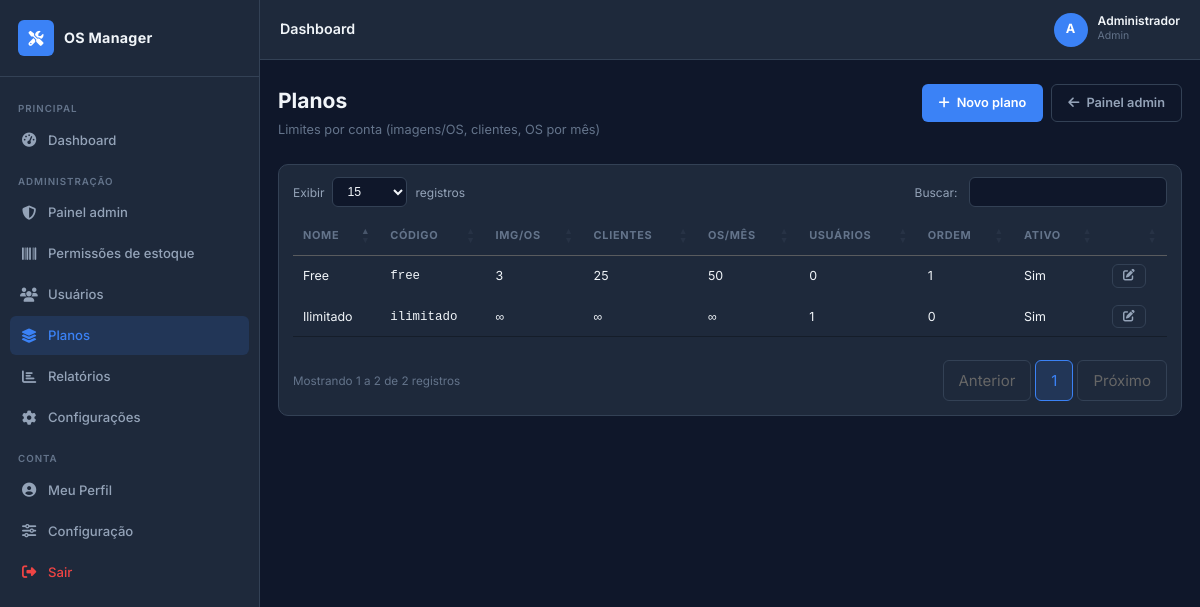
Page /admin/planos (signed in) on the committed database.
### tables this page shows
CREATE TABLE IF NOT EXISTS `nav_menu_itens` (
    `id`                    INT UNSIGNED NOT NULL AUTO_INCREMENT,
    `section_code`          VARCHAR(32)  NOT NULL,
    `label`                 VARCHAR(120) NOT NULL,
    `icon_class`            VARCHAR(80)  NULL DEFAULT NULL,
    `url_path`              VARCHAR(255) NOT NULL,
    `sort_order`            INT          NOT NULL DEFAULT 0,
    `ativo`                 TINYINT(1)   NOT NULL DEFAULT 1,
    `requer_estoque_ativo`  TINYINT(1)   NOT NULL DEFAULT 0,
    `item_class`            VARCHAR(160) NULL DEFAULT NULL,
    `active_rule`           VARCHAR(40)  NULL DEFAULT NULL,
    PRIMARY KEY (`id`),
    KEY `idx_nav_section` (`section_code`, `sort_order`)
);

CREATE TABLE IF NOT EXISTS `usuarios` (
    `id`                  INT UNSIGNED    NOT NULL AUTO_INCREMENT,
    `nome`                VARCHAR(150)    NOT NULL,
    `email`               VARCHAR(200)    NOT NULL,
    `senha`               VARCHAR(255)    NOT NULL,
    `perfil`              ENUM('admin','tecnico','cliente') NOT NULL DEFAULT 'cliente',
    `admin`               TINYINT(1)      NOT NULL DEFAULT 0,
    `plano_id`            INT UNSIGNED    NOT NULL DEFAULT 1,
    `max_imagens_por_os_override` INT UNSIGNED NULL DEFAULT NULL,
    `max_clientes_override`       INT UNSIGNED NULL DEFAULT NULL,
    `max_os_mes_override`         INT UNSIGNED NULL DEFAULT NULL,
    `ativo`               TINYINT(1)      NOT NULL DEFAULT 1,
    `avatar`              VARCHAR(255)    NULL,
    `telefone`            VARCHAR(20)     NULL,
    `telegram_chat_id`    VARCHAR(50)     NULL,
    `telegram_ativo`      TINYINT(1)      NOT NULL DEFAULT 0,
    `telegram_token`      VARCHAR(64)     NULL COMMENT 'Token para vinculação via /start',
    `estoque_ativo`       TINYINT(1)      NOT NULL DEFAULT 0,
    `estoque_limite_itens` INT UNSIGNED   NULL DEFAULT NULL COMMENT 'NULL = ilimitado tipos de item',
    `token`               VARCHAR(100)    NULL,
    `token_expira`        DATETIME        NULL,
    `ultimo_acesso`       DATETIME        NULL,
    `created_at`          DATETIME        NOT NULL DEFAULT CURRENT_TIMESTAMP,
    `updated_at`          DATETIME        NOT NULL DEFAULT CURRENT_TIMESTAMP ON UPDATE CURRENT_TIMESTAMP,
    PRIMARY KEY (`id`),
    UNIQUE KEY `uk_email` (`email`),
    KEY `idx_perfil` (`perfil`),
    KEY `idx_ativo` (`ativo`),
    KEY `idx_usuario_plano` (`plano_id`),
    CONSTRAINT `fk_usuario_plano` FOREIGN KEY (`plano_id`) REFERENCES `planos` (`id`)
);

CREATE TABLE IF NOT EXISTS `planos` (
    `id`                   INT UNSIGNED NOT NULL AUTO_INCREMENT,
    `codigo`               VARCHAR(32)  NOT NULL COMMENT 'free, ilimitado, etc.',
    `nome`                 VARCHAR(100) NOT NULL,
    `max_imagens_por_os`   INT UNSIGNED NULL COMMENT 'NULL = ilimitado no plano (teto global no app)',
    `max_clientes`         INT UNSIGNED NULL COMMENT 'NULL = ilimitado',
    `max_os_mes`           INT UNSIGNED NULL COMMENT 'NULL = ilimitado',
    `ativo`                TINYINT(1)   NOT NULL DEFAULT 1,
    `ordem`                INT          NOT NULL DEFAULT 0,
    `created_at`           DATETIME     NOT NULL DEFAULT CURRENT_TIMESTAMP,
    `updated_at`           DATETIME     NOT NULL DEFAULT CURRENT_TIMESTAMP ON UPDATE CURRENT_TIMESTAMP,
    PRIMARY KEY (`id`),
    UNIQUE KEY `uk_plano_codigo` (`codigo`),
    KEY `idx_plano_ativo` (`ativo`)
);

### @views/admin/planos_index.php (the view, shortened to what the rows shown need)
<div class="page-header">
    <div>
        <h1 class="page-title">Planos</h1>
        <p class="page-subtitle">Limites por conta (imagens/OS, clientes, OS por mês)</p>
    </div>
    <div class="page-header-actions">
        <a href="<?= BASE_URL ?>/admin/planos/criar" class="btn btn-primary">
            <i class="fas fa-plus"></i> Novo plano
        </a>
        <a href="<?= BASE_URL ?>/admin" class="btn btn-ghost">
            <i class="fas fa-arrow-left"></i> Painel admin
        </a>
    </div>
</div>
<div class="card">
    <div class="card-body p0">
        <div class="table-responsive">
            <table class="table table-hover table-datatable">
                <thead>
                    <tr>
                        <th>Nome</th>
                        <th>Código</th>
                        <th>Img/OS</th>
                        <th>Clientes</th>
                        <th>OS/mês</th>
                        <th>Usuários</th>
                        <th>Ordem</th>
                        <th>Ativo</th>
                        <th></th>
                    </tr>
                </thead>
                <tbody>
                    <?php foreach ($planos as $p):
                        $pid = (int)$p['id'];
                        $nu = $cnt[$pid] ?? 0;
                        $fmt = static fn ($v) => ($v === null || $v === '') ? '∞' : (string)(int)$v;
                        ?>
                    <tr>
                        <td><?= htmlspecialchars($p['nome']) ?></td>
                        <td><code><?= htmlspecialchars($p['codigo']) ?></code></td>
                        <td><?= $fmt($p['max_imagens_por_os'] ?? null) ?></td>
                        <td><?= $fmt($p['max_clientes'] ?? null) ?></td>
                        <td><?= $fmt($p['max_os_mes'] ?? null) ?></td>
                        <td><?= (int)$nu ?></td>
                        <td><?= (int)($p['ordem'] ?? 0) ?></td>
                        <td><?= !empty($p['ativo']) ? 'Sim' : 'Não' ?></td>
                        <td class="td-actions">
                            <a href="<?= BASE_URL ?>/admin/planos/<?= $pid ?>/editar" class="btn btn-ghost btn-sm"><i class="fas fa-edit"></i></a>
                        </td>
                    </tr>
                    <?php endforeach; ?>
                </tbody>
            </table>
        </div>
    </div>
</div>

### @core/Router.php (shortened to what the rows shown need)
<?php
class Router
{
    private array $routes = [];
    public function get(string $pattern, array $handler): void
    {
        $this->routes[] = ['GET', $pattern, $handler];
    }
    public function post(string $pattern, array $handler): void
    {
        $this->routes[] = ['POST', $pattern, $handler];
    }
    public function any(string $pattern, array $handler): void
    {
        $this->routes[] = ['ANY', $pattern, $handler];
    }
    public function dispatch(string $uri, string $method): void
    {
        $uri = '/' . trim(parse_url($uri, PHP_URL_PATH), '/');
        $uri = '/' . ltrim($uri, '/');
        foreach ($this->routes as [$routeMethod, $pattern, $handler]) {
            if ($routeMethod !== 'ANY' && $routeMethod !== $method) continue;
            $regex = preg_replace('/\{([a-zA-Z_]+)\}/', '(?P<$1>[^/]+)', $pattern);
            $regex = '#^' . $regex . '$#';
            if (preg_match($regex, $uri, $matches)) {
                $params = array_filter($matches, 'is_string', ARRAY_FILTER_USE_KEY);
                [$class, $action] = $handler;
                $controller = new $class();
                $controller->$action(...array_values($params));
                return;
            }
        }
    }
}

### @views/layout/header.php (shortened to what the rows shown need)
<!DOCTYPE html>
<html lang="pt-BR" class="dark">
<head>
    <link rel="stylesheet" href="https://cdnjs.cloudflare.com/ajax/libs/font-awesome/6.5.0/css/all.min.css">
    <link rel="stylesheet" href="<?= BASE_URL ?>/assets/css/app.css">
    <link rel="stylesheet" href="<?= BASE_URL ?>/assets/css/vendor/jquery.dataTables.min.css">
    <link rel="stylesheet" href="<?= BASE_URL ?>/assets/css/datatables-custom.css">
</head>
<body class="app-body">
<div class="sidebar" id="sidebar">
    <div class="sidebar-brand">
        <div class="sidebar-logo">
            <i class="fas fa-tools"></i>
        </div>
        <span class="sidebar-brand-name">OS Manager</span>
    </div>
    <nav class="sidebar-nav">
        <?php
        $_uriNav  = $_SERVER['REQUEST_URI'] ?? '';
        $_pathNav = parse_url($_uriNav, PHP_URL_PATH) ?: '';
        $_pathNav = rtrim(str_replace('\\', '/', $_pathNav), '/');
        $_navGrouped = [];
        if (Auth::check()) {
            try {
                $_navGrouped = NavMenu::itensAgrupados((int)Auth::id(), Auth::perfil());
            } catch (Throwable $e) {
                error_log('NavMenu: ' . $e->getMessage());
            }
        }
        foreach (NavMenu::SECTION_LABELS as $_secCode => $_secLabel) {
            if (empty($_navGrouped[$_secCode])) {
                continue;
            }
            ?>
        <div class="nav-section-label"><?= htmlspecialchars($_secLabel) ?></div>
            <?php foreach ($_navGrouped[$_secCode] as $_it):
                $_active = NavMenu::itemEstaAtivo($_it, $_uriNav, $_pathNav) ? ' active' : '';
                $_cls    = trim('nav-item ' . (string)($_it['item_class'] ?? '') . $_active);
                $_href   = BASE_URL . (string)$_it['url_path'];
                $_icon   = trim((string)($_it['icon_class'] ?? ''));
                ?>
        <a href="<?= htmlspecialchars($_href) ?>" class="<?= htmlspecialchars($_cls) ?>">
                <?php if ($_icon !== ''): ?>
            <i class="<?= htmlspecialchars($_icon) ?>"></i>
                <?php endif; ?>
            <span><?= htmlspecialchars((string)$_it['label']) ?></span>
        </a>
            <?php endforeach; ?>
        <?php } ?>
    </nav>
</div>
<div class="main-wrapper">
    <header class="topbar">
        <div class="topbar-breadcrumb">
            <?= htmlspecialchars($pageTitle ?? 'Dashboard') ?>
        </div>
        <?php
        $_topbarEstoqueAlertas = 0;
        if (Auth::check()) {
            try {
                $_uidTop = (int)Auth::id();
                $_topbarEstoqueAtivo = LimiteConta::estoqueAtivo($_uidTop);
            } catch (Throwable $e) {
                error_log('Topbar alertas estoque: ' . $e->getMessage());
            }
        }
        ?>
        <div class="topbar-right">
            <div class="topbar-user">
                <div class="user-avatar<?= $_topbarEstoqueAlertas > 0 ? ' user-avatar--estoque-alerta' : '' ?>"<?= $_topbarEstoqueAlertas > 0 ? ' title="Estoque: itens no ou abaixo do mínimo configurado"' : '' ?>>
                    <?= strtoupper(substr(Auth::user()['nome'], 0, 1)) ?>
                </div>
                <div class="user-info">
                    <span class="user-name-wrap">
                        <span class="user-name"><?= htmlspecialchars(Auth::user()['nome']) ?></span>
                    </span>
                    <span class="user-role"><?= ucfirst(Auth::user()['perfil']) ?></span>
                </div>
            </div>
        </div>
    </header>
    <main class="main-content">

### rows in the picture
nav_menu_itens: label "Dashboard"
nav_menu_itens: label "Painel admin"
nav_menu_itens: label "Permissões de estoque"
nav_menu_itens: label "Usuários"
nav_menu_itens: label "Planos"
nav_menu_itens: label "Relatórios"
nav_menu_itens: label "Configurações"
nav_menu_itens: label "Meu Perfil"
nav_menu_itens: label "Configuração"
nav_menu_itens: label "Sair"
usuarios: nome "A", nome "Administrador", perfil "Admin"
planos: nome "Ilimitado", codigo "ilimitado", max_imagens_por_os "∞", max_clientes "∞", max_os_mes "∞", id "1", ordem "0", ativo "Sim"
planos: nome "Free", codigo "free", max_imagens_por_os "3", max_clientes "25", max_os_mes "50", id "0", ordem "1", ativo "Sim"

### other values in the picture
$_secLabel "PRINCIPAL"
$_secLabel "ADMINISTRAÇÃO"
$_secLabel "CONTA"
